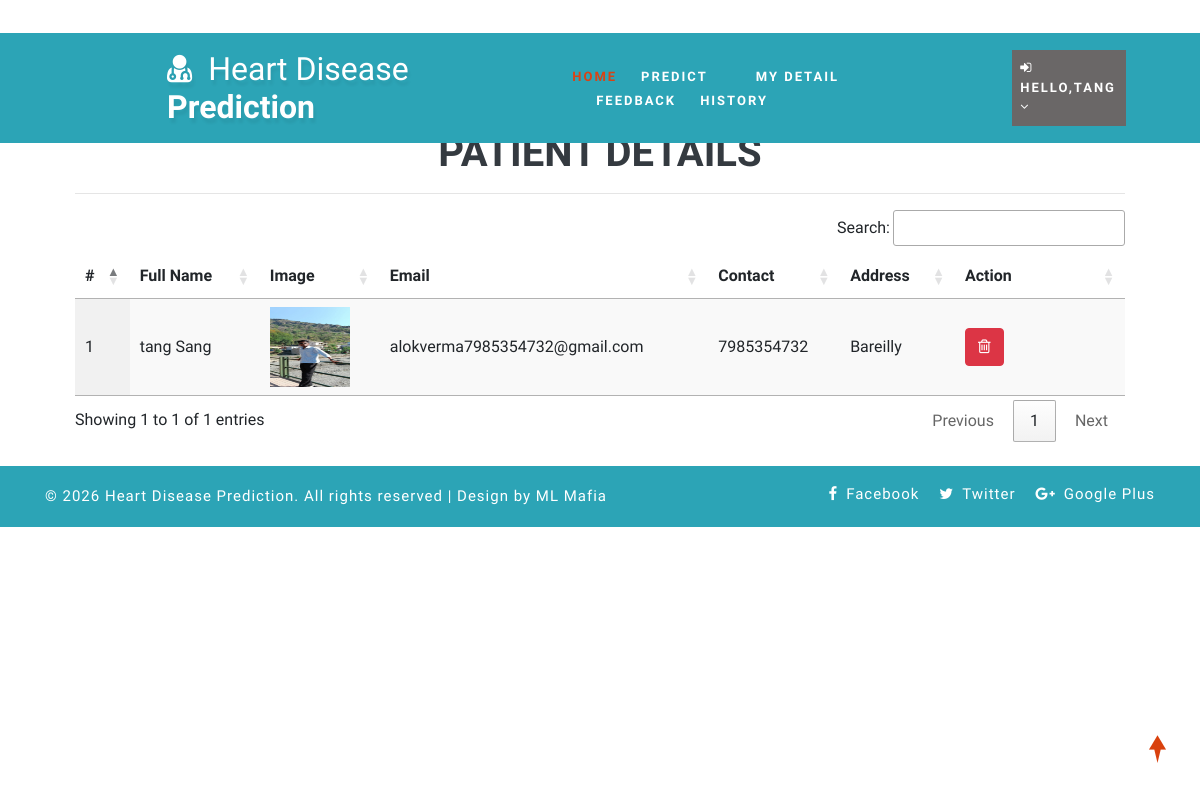
The page /view_patient (signed in) on the database its author committed.
### health/models.py (models this page shows, shortened)
class Patient(models.Model):
    user = models.ForeignKey(User, on_delete=models.CASCADE, null=True)
    contact = models.CharField(max_length=100, null=True)
    address = models.CharField(max_length=100, null=True)
    dob = models.DateField(null=True)
    image = models.FileField(null=True)

### health/views.py (the view)
# urls.py: path('view_patient', View_Patient,name="view_patient"),
@login_required(login_url="login")
def View_Patient(request):
    patient = Patient.objects.all()
    return render(request, 'view_patient.html', {'patient': patient})

### health/templates/view_patient.html
{% extends 'index.html' %}
{% load static %}
{% block body %}
<div class="container-fluid" style="width:90%;margin-top:8%">
                    <div class="container-fluid">
                        <h1 align="center" class="w3ls-title text-uppercase text-dark font-weight-bold">Patient Details</h1>
                         </div><hr>
                                <table id="example" class="display" style="width:100%">
                                  <thead>
                                    <tr>
                                      <th>#</th>
                                      <th>Full Name</th>
                                      <th>Image</th>
                                      <th>Email</th>
                                      <th>Contact</th>
                                      <th>Address</th>
                                      <th>Action</th>
                                  </tr>
                              </thead>
                              <tbody>
                              {% for i in patient %}
                                <tr>
                                  <td>{{forloop.counter}}</td>
                                  <td>{{i.user.first_name}} {{i.user.last_name}}</td>
                                  <td>{% if i.image %}<img src="{{i.image.url}}" style="width:80px;height:80px">{% endif %}</td>
                                  <td>{{i.user.email}}</td>
                                  <td>{{i.contact}}</td>
                                  <td>{{i.address}}</td>
                                  <td style="width:150px">
                                      <a href="{% url 'delete_patient' i.id %}" ><button class="btn btn-danger" onclick="return confirm('Are you sure?')"><i class="fa fa-trash-o"></i></button></a></td>
                              </tr>
                              {% endfor %}
                          </tbody>
                      </table>
                  </div>
{% endblock %}

### health/templates/index.html (shortened to what this page needs)
<!DOCTYPE html>
{% load static %}
<html lang="zxx">
<head>
	<link rel="stylesheet" href="{% static 'css/bootstrap.css' %}">
	<link href="{% static 'css/css_slider.css' %}" type="text/css" rel="stylesheet" media="all">
	<link rel="stylesheet" href="{% static 'css/style.css' %}" type="text/css" media="all" />
	<link href="{% static 'css/font-awesome.min.css' %}" rel="stylesheet">
<link rel='stylesheet' type='text/css' href="https://cdn.datatables.net/1.10.21/css/jquery.dataTables.min.css">
<link rel='stylesheet' type='text/css' href="https://cdn.datatables.net/buttons/1.6.2/css/buttons.dataTables.min.css">
</head>
<body>
	<div id="home" style="margin-bottom:2%">
		<header>
			<div class="top-bar py-3">
				<div class="container">
					<div class="row">
						<div class="col-xl-7 col-lg-6 col-md-4 top-social-agile text-md-right text-center mt-md-0 mt-2">
							<div class="row">
								<div class="col-xl-3 col-lg-4 col-6 top-w3layouts p-md-0 text-right">
								</div>
								<div class="col-xl-3 col-lg-4 col-6 header-w3layouts text-md-right text-left">
								</div>
							</div>
						</div>
					</div>
				</div>
			</div>
		</header>
		<div class="main-top" style="background:rgb(44, 164, 182)">
			<div class="container-fluid">
				<div class="header d-md-flex justify-content-between align-items-center py-3">
					<div id="logo" style="margin-left:13%">
						<h1>
							<a href="index.html">
								<span class="fa fa-user-md mr-2"></span>
								<span class="logo-sp">Heart Disease</span> Prediction
							</a>
						</h1>
					</div>
					{% if request.user.is_staff %}
					<div class="nav_w3ls" style="margin-right:4%">
						<nav>
							<label for="drop1" class="toggle">Menu</label>
							<input type="checkbox" id="drop1" />
							<ul class="menu" style="padding:15px;width:100%">
								<li class="mx-lg-4 mx-md-3 my-md-0 my-2"><a href="{% url 'admin_home' %}" >Home</a></li>
								<li>
									<label for="drop-2" class="toggle toogle-2"> <span class="fa fa-angle-down" aria-hidden="true"></span>
									</label>
									<a href="#"> Doctor <span class="fa fa-angle-down" aria-hidden="true"></span></a>
									<ul style="margin-top:2%;width:40%;margin-right:0%">
										<li style="width:100%;"><a href="/add_doctor" class="drop-text">Add Doctor</a></li>
										<li style="width:100%;"><a href="/view_doctor" class="drop-text">View Doctor</a></li>
									</ul>
								</li>
								<li class="mx-lg-4 mx-md-3 my-md-0 my-2"><a href="/view_patient">Patient</a></li>
								<li class="mx-lg-4 mx-md-3 my-md-0 my-2">
									<a href="/view_search_pat">Searched Data</a></li>
								<li><a href="/view_feedback">Feedback</a></li>
							</ul>
						</nav>
					</div>
					<div class="nav_w3ls" style="margin-right:3%">
						<nav>
							<label for="drop2" class="toggle">Menu</label>
							<input type="checkbox" id="drop2" />
							<ul class="menu">
								<li class="mx-lg-4 mx-md-3 my-md-0 my-2" style="background:red;padding:8px">
									<label for="drop-2" class="toggle toogle-2"> <span class="fa fa-angle-down" aria-hidden="true"></span>
									</label>
									<a href="#"><i class="fa fa-user"></i> {{request.user.username}} <span class="fa fa-angle-down" aria-hidden="true"></span></a>
									<ul style="margin-top:10%;width:80%;margin-right:5%">
										<li style="width:100%;"><a href="{% url 'change_password' %}" class="drop-text">Password</a></li>
										<li style="width:100%;"><a href="{% url 'logout' %}" class="drop-text">Logout</a></li>
									</ul>
								</li>
							</ul>
						</nav>
					</div>
					{% elif request.user.patient_set.all.0 %}
					<div class="nav_w3ls" style="margin-left:5%;font-weight:bold">
						<nav>
							<ul class="menu" style="padding:15px;width:100%">
								<li><a href="{% url 'patient_home' %}" class="active">Home</a></li>
								<li class="mx-lg-4 mx-md-3 my-md-0 my-2"><a href="/add_heartdetail">Predict</a></li>
								<li class="mx-lg-4 mx-md-3 my-md-0 my-2"><a href="/profile_doctor">My Detail</a></li>
								<li class="mx-lg-4 mx-md-3 my-md-0 my-2"><a href="/sent_feedback">Feedback</a></li>
								<li><a href="/view_search_pat">History</a></li>
							</ul>
						</nav>
					</div>
					<div class="nav_w3ls" style="margin-right:3%">
						<nav>
							<ul class="menu">
								<li class="mx-lg-4 mx-md-3 my-md-0 my-2" style="background:#6a6767;padding:8px">
									<a href="#"><i class="fa fa-sign-in"></i> Hello,{{request.user.username}} <span class="fa fa-angle-down" aria-hidden="true"></span></a>
								</li>
							</ul>
						</nav>
					</div>
					{% endif %}
				</div>
			</div>
		</div>
		{% block body %}
		{% endblock %}
	</div>
	<div class="copy-w3pvt" style="background:rgb(44, 164, 182);color:white">
		<div class="container py-3">
			<div class="row">
				<div class="col-lg-7 w3ls_footer_grid1_left text-lg-left text-center">
					<p style="color:white">&copy; 2026 Heart Disease Prediction. All rights reserved | Design by ML Mafia</a>
					</p>
				</div>
				<div class="col-lg-5 w3ls_footer_grid_left1_pos text-lg-right text-center mt-lg-0 mt-2">
					<ul style="color:white">
						<li>
							<a href="#" style="color:white" class="facebook">
								<span class="fa fa-facebook-f mr-2"></span>Facebook</a>
						</li>
						<li class="mx-3">
							<a href="#" style="color:white" class="twitter">
								<span class="fa fa-twitter mr-2"></span>Twitter</a>
						</li>
						<li>
							<a href="#" style="color:white" class="google">
								<span class="fa fa-google-plus mr-2"></span>Google Plus</a>
						</li>
					</ul>
				</div>
			</div>
		</div>
	</div>
	<a href="#home" style="color:white" class="move-top text-center"></a>
</body>
</html>

### health/static/css/style.css (style rules this page uses)
body { padding: 0; margin: 0; background: #FFF; font-family: 'Quicksand', sans-serif; }
body a, body button { transition: 0.5s all; -webkit-transition: 0.5s all; -moz-transition: 0.5s all; -o-transition: 0.5s all; -ms-transition: 0.5s all; text-decoration: none; }
html { scroll-behavior: smooth; }
h1, h2, h3, h4, h5, h6 { margin: 0; padding: 0; font-family: 'Mukta', sans-serif; }
p { margin: 0; padding: 0; font-size: 15px; letter-spacing: 1px; line-height: 1.9; color: #999; font-family: 'Quicksand', sans-serif; }
ul, ol { margin: 0; padding: 0; }
a.move-top { width: 34px; height: 34px; background: url(../images/move-top.png) no-repeat; display: inline-block; position: fixed; bottom: 4%; right: 2%; z-index: 0; }
#home { position: relative; }
.main-top { position: absolute; z-index: 999; width: 100%; background: rgba(0, 0, 0, 0.4); }
nav { margin: 0; padding: 0; }
#logo a { float: left; display: initial; font-weight: 700; font-size: 32px; color: #fff; text-shadow: 2px 5px 3px rgba(0, 0, 0, 0.06); padding: 0; }
span.logo-sp { font-weight: 100; }
nav:after { content: ""; display: table; clear: both; }
nav ul { float: right; padding: 0; margin: 0; list-style: none; position: relative; }
nav ul li { margin: 0px; display: inline-block; float: left; }
nav a { padding: 0; color: #fff; font-size: 13px; letter-spacing: 2px; font-weight: 700; text-transform: uppercase; display: inline-block; transition: 0.5s all; -webkit-transition: 0.5s all; -moz-transition: 0.5s all; -o-transition: 0.5s all; -ms-transition: 0.5s all; }
.menu li a.active, .menu li a:hover { color: #2196f3; transition: 0.5s all; -webkit-transition: 0.5s all; -moz-transition: 0.5s all; -o-transition: 0.5s all; -ms-transition: 0.5s all; color: #d84315; }
li>a:only-child:after { content: ''; }
.w3ls_footer_grid_left1_pos ul li, ul.list-part li { display: inline-block; }
.w3ls_footer_grid_left1_pos ul li a { color: #000; text-decoration: none; letter-spacing: 1px; font-size: 15px; }
.w3ls_footer_grid1_left p { color: #484848; font-weight: 500; }

### rows shown on the page
Patient: user.first_name "tang", user.last_name "Sang", image (picture), user.email "alokverma7985354732@gmail.com", contact "7985354732", address "Bareilly"

### other values the page prints
{{ request.user.username }} "TANG"
